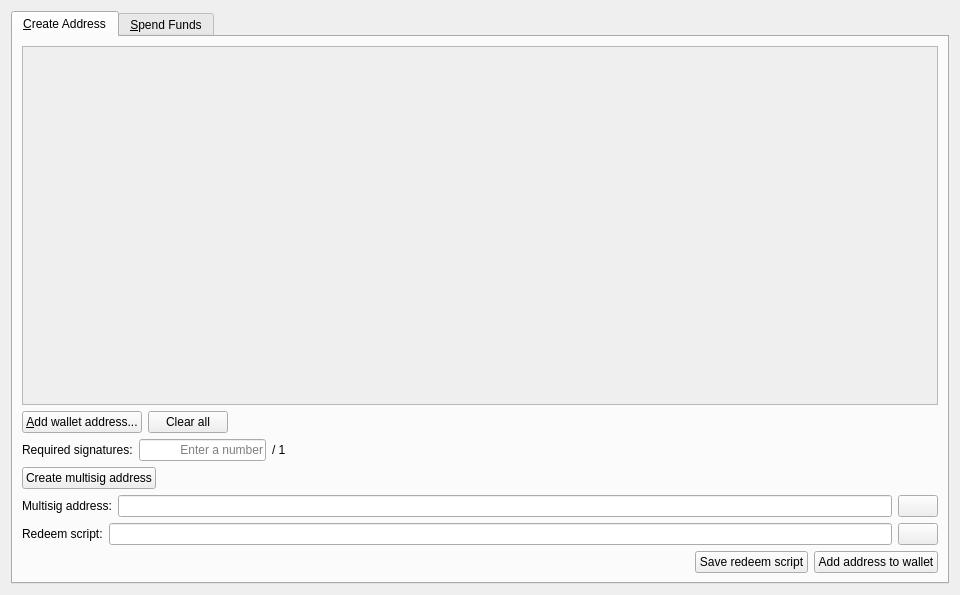
<?xml version="1.0" encoding="UTF-8"?>
<ui version="4.0">
 <class>MultisigDialog</class>
 <widget class="QWidget" name="MultisigDialog">
  <property name="geometry">
   <rect>
    <x>0</x>
    <y>0</y>
    <width>960</width>
    <height>595</height>
   </rect>
  </property>
  <property name="windowTitle">
   <string>Multisig</string>
  </property>
  <property name="layoutDirection">
   <enum>Qt::LeftToRight</enum>
  </property>
  <property name="styleSheet">
   <string notr="true">QTabWidget:tab-bar { alignment: left }
QTabBar { alignment: left; }</string>
  </property>
  <layout class="QVBoxLayout" name="verticalLayout_2">
   <item>
    <widget class="QTabWidget" name="tabWidget">
     <property name="tabShape">
      <enum>QTabWidget::Rounded</enum>
     </property>
     <property name="currentIndex">
      <number>0</number>
     </property>
     <property name="elideMode">
      <enum>Qt::ElideLeft</enum>
     </property>
     <property name="usesScrollButtons">
      <bool>false</bool>
     </property>
     <property name="documentMode">
      <bool>false</bool>
     </property>
     <property name="tabsClosable">
      <bool>false</bool>
     </property>
     <property name="movable">
      <bool>false</bool>
     </property>
     <widget class="QWidget" name="tabCreateAddress">
      <attribute name="title">
       <string>&amp;Create Address</string>
      </attribute>
      <layout class="QVBoxLayout" name="verticalLayout">
       <item>
        <widget class="QScrollArea" name="scrollArea">
         <property name="widgetResizable">
          <bool>true</bool>
         </property>
         <widget class="QWidget" name="scrollAreaWidgetContents">
          <property name="geometry">
           <rect>
            <x>0</x>
            <y>0</y>
            <width>1255</width>
            <height>269</height>
           </rect>
          </property>
          <layout class="QVBoxLayout" name="verticalLayout_3">
           <item>
            <layout class="QVBoxLayout" name="pubkeyEntries"/>
           </item>
           <item>
            <spacer name="verticalSpacer">
             <property name="orientation">
              <enum>Qt::Vertical</enum>
             </property>
             <property name="sizeHint" stdset="0">
              <size>
               <width>20</width>
               <height>40</height>
              </size>
             </property>
            </spacer>
           </item>
          </layout>
         </widget>
        </widget>
       </item>
       <item>
        <layout class="QHBoxLayout" name="horizontalLayout_14">
         <item>
          <widget class="QPushButton" name="addPubKeyButton">
           <property name="toolTip">
            <string>Add a member to the signing pool</string>
           </property>
           <property name="text">
            <string>&amp;Add wallet address...</string>
           </property>
           <property name="icon">
            <iconset>
             <normaloff>:/icons/add</normaloff>:/icons/add</iconset>
           </property>
          </widget>
         </item>
         <item>
          <widget class="QPushButton" name="clearButton">
           <property name="sizePolicy">
            <sizepolicy hsizetype="Minimum" vsizetype="Fixed">
             <horstretch>0</horstretch>
             <verstretch>0</verstretch>
            </sizepolicy>
           </property>
           <property name="toolTip">
            <string>Remove all public key fields</string>
           </property>
           <property name="text">
            <string>Clear all</string>
           </property>
           <property name="icon">
            <iconset>
             <normaloff>:/icons/remove</normaloff>:/icons/remove</iconset>
           </property>
           <property name="autoRepeatDelay">
            <number>300</number>
           </property>
          </widget>
         </item>
         <item>
          <spacer name="horizontalSpacer_8">
           <property name="orientation">
            <enum>Qt::Horizontal</enum>
           </property>
           <property name="sizeHint" stdset="0">
            <size>
             <width>40</width>
             <height>20</height>
            </size>
           </property>
          </spacer>
         </item>
        </layout>
       </item>
       <item>
        <layout class="QHBoxLayout" name="horizontalLayout_2">
         <item>
          <widget class="QLabel" name="requiredSignaturesLabel">
           <property name="text">
            <string>Required signatures:</string>
           </property>
          </widget>
         </item>
         <item>
          <widget class="QLineEdit" name="requiredSignatures">
           <property name="sizePolicy">
            <sizepolicy hsizetype="Minimum" vsizetype="Fixed">
             <horstretch>0</horstretch>
             <verstretch>0</verstretch>
            </sizepolicy>
           </property>
           <property name="minimumSize">
            <size>
             <width>127</width>
             <height>0</height>
            </size>
           </property>
           <property name="text">
            <string/>
           </property>
           <property name="maxLength">
            <number>2</number>
           </property>
           <property name="frame">
            <bool>true</bool>
           </property>
           <property name="alignment">
            <set>Qt::AlignRight|Qt::AlignTrailing|Qt::AlignVCenter</set>
           </property>
           <property name="placeholderText">
            <string>Enter a number</string>
           </property>
          </widget>
         </item>
         <item>
          <widget class="QLabel" name="maxSignaturesLabel">
           <property name="text">
            <string>/ 1</string>
           </property>
          </widget>
         </item>
         <item>
          <spacer name="horizontalSpacer_2">
           <property name="orientation">
            <enum>Qt::Horizontal</enum>
           </property>
           <property name="sizeHint" stdset="0">
            <size>
             <width>40</width>
             <height>20</height>
            </size>
           </property>
          </spacer>
         </item>
        </layout>
       </item>
       <item>
        <layout class="QHBoxLayout" name="horizontalLayout">
         <item>
          <widget class="QPushButton" name="createAddressButton">
           <property name="text">
            <string>Create multisig address</string>
           </property>
          </widget>
         </item>
         <item>
          <spacer name="horizontalSpacer">
           <property name="orientation">
            <enum>Qt::Horizontal</enum>
           </property>
           <property name="sizeHint" stdset="0">
            <size>
             <width>40</width>
             <height>20</height>
            </size>
           </property>
          </spacer>
         </item>
        </layout>
       </item>
       <item>
        <layout class="QHBoxLayout" name="horizontalLayoutMultisigAddress">
         <item>
          <widget class="QLabel" name="multisigAddressLabel">
           <property name="text">
            <string>Multisig address:</string>
           </property>
          </widget>
         </item>
         <item>
          <widget class="QLineEdit" name="multisigAddress">
           <property name="readOnly">
            <bool>true</bool>
           </property>
          </widget>
         </item>
         <item>
          <widget class="QPushButton" name="copyMultisigAddressButton">
           <property name="toolTip">
            <string>Copy the multisig address to the system clipboard</string>
           </property>
           <property name="text">
            <string/>
           </property>
           <property name="icon">
            <iconset>
             <normaloff>:/icons/editcopy</normaloff>:/icons/editcopy</iconset>
           </property>
           <property name="autoDefault">
            <bool>false</bool>
           </property>
          </widget>
         </item>
        </layout>
       </item>
       <item>
        <layout class="QHBoxLayout" name="horizontalLayout_3">
         <item>
          <widget class="QLabel" name="redeemScriptLabel">
           <property name="text">
            <string>Redeem script:</string>
           </property>
          </widget>
         </item>
         <item>
          <widget class="QLineEdit" name="redeemScript">
           <property name="readOnly">
            <bool>true</bool>
           </property>
          </widget>
         </item>
         <item>
          <widget class="QPushButton" name="copyRedeemScriptButton">
           <property name="toolTip">
            <string>Copy the redeem script to the system clipboard</string>
           </property>
           <property name="text">
            <string/>
           </property>
           <property name="icon">
            <iconset>
             <normaloff>:/icons/editcopy</normaloff>:/icons/editcopy</iconset>
           </property>
           <property name="autoDefault">
            <bool>false</bool>
           </property>
          </widget>
         </item>
        </layout>
       </item>
       <item>
        <layout class="QHBoxLayout" name="horizontalLayout_15">
         <item>
          <spacer name="horizontalSpacer_11">
           <property name="orientation">
            <enum>Qt::Horizontal</enum>
           </property>
           <property name="sizeHint" stdset="0">
            <size>
             <width>40</width>
             <height>20</height>
            </size>
           </property>
          </spacer>
         </item>
         <item>
          <widget class="QPushButton" name="saveRedeemScriptButton">
           <property name="toolTip">
            <string>The redeem script will be required to spend the funds sent to the multisig address</string>
           </property>
           <property name="text">
            <string>Save redeem script</string>
           </property>
          </widget>
         </item>
         <item>
          <widget class="QPushButton" name="saveMultisigAddressButton">
           <property name="toolTip">
            <string>Add the multisig address to your personal addresses</string>
           </property>
           <property name="text">
            <string>Add address to wallet</string>
           </property>
          </widget>
         </item>
        </layout>
       </item>
      </layout>
     </widget>
     <widget class="QWidget" name="tabSpendFunds">
      <attribute name="title">
       <string>&amp;Spend Funds</string>
      </attribute>
      <layout class="QVBoxLayout" name="verticalLayout_13">
       <item>
        <layout class="QVBoxLayout" name="verticalLayout_8">
         <item>
          <layout class="QHBoxLayout" name="horizontalLayout_4">
           <item>
            <widget class="QGroupBox" name="inputsBox">
             <property name="title">
              <string>Inputs</string>
             </property>
             <layout class="QVBoxLayout" name="verticalLayout_6">
              <item>
               <widget class="QScrollArea" name="scrollArea_2">
                <property name="minimumSize">
                 <size>
                  <width>0</width>
                  <height>0</height>
                 </size>
                </property>
                <property name="widgetResizable">
                 <bool>true</bool>
                </property>
                <widget class="QWidget" name="scrollAreaWidgetContents_2">
                 <property name="geometry">
                  <rect>
                   <x>0</x>
                   <y>0</y>
                   <width>587</width>
                   <height>173</height>
                  </rect>
                 </property>
                 <layout class="QVBoxLayout" name="verticalLayout_4">
                  <item>
                   <layout class="QVBoxLayout" name="inputs"/>
                  </item>
                  <item>
                   <spacer name="verticalSpacer_2">
                    <property name="orientation">
                     <enum>Qt::Vertical</enum>
                    </property>
                    <property name="sizeHint" stdset="0">
                     <size>
                      <width>20</width>
                      <height>42</height>
                     </size>
                    </property>
                   </spacer>
                  </item>
                 </layout>
                </widget>
               </widget>
              </item>
              <item>
               <layout class="QHBoxLayout" name="horizontalLayout_6">
                <item>
                 <spacer name="horizontalSpacer_9">
                  <property name="orientation">
                   <enum>Qt::Horizontal</enum>
                  </property>
                  <property name="sizeHint" stdset="0">
                   <size>
                    <width>40</width>
                    <height>20</height>
                   </size>
                  </property>
                 </spacer>
                </item>
                <item>
                 <widget class="QLabel" name="inputsAmountLabel">
                  <property name="text">
                   <string>Inputs amount:</string>
                  </property>
                 </widget>
                </item>
                <item>
                 <widget class="QLabel" name="inputsAmount">
                  <property name="text">
                   <string>123.456</string>
                  </property>
                  <property name="textInteractionFlags">
                   <set>Qt::LinksAccessibleByMouse|Qt::TextSelectableByKeyboard|Qt::TextSelectableByMouse</set>
                  </property>
                 </widget>
                </item>
                <item>
                 <widget class="QLabel" name="label">
                  <property name="text">
                   <string>ETG</string>
                  </property>
                 </widget>
                </item>
               </layout>
              </item>
              <item>
               <layout class="QHBoxLayout" name="horizontalLayout_5">
                <item>
                 <widget class="QPushButton" name="addInputButton">
                  <property name="text">
                   <string>Add input...</string>
                  </property>
                  <property name="icon">
                   <iconset>
                    <normaloff>:/icons/add</normaloff>:/icons/add</iconset>
                  </property>
                 </widget>
                </item>
                <item>
                 <spacer name="horizontalSpacer_3">
                  <property name="orientation">
                   <enum>Qt::Horizontal</enum>
                  </property>
                  <property name="sizeHint" stdset="0">
                   <size>
                    <width>40</width>
                    <height>20</height>
                   </size>
                  </property>
                 </spacer>
                </item>
               </layout>
              </item>
             </layout>
            </widget>
           </item>
           <item>
            <widget class="QGroupBox" name="outputsBox">
             <property name="title">
              <string>Outputs</string>
             </property>
             <layout class="QVBoxLayout" name="verticalLayout_7">
              <item>
               <widget class="QScrollArea" name="scrollArea_3">
                <property name="minimumSize">
                 <size>
                  <width>0</width>
                  <height>0</height>
                 </size>
                </property>
                <property name="widgetResizable">
                 <bool>true</bool>
                </property>
                <widget class="QWidget" name="scrollAreaWidgetContents_3">
                 <property name="geometry">
                  <rect>
                   <x>0</x>
                   <y>0</y>
                   <width>586</width>
                   <height>141</height>
                  </rect>
                 </property>
                 <layout class="QVBoxLayout" name="verticalLayout_5">
                  <item>
                   <layout class="QVBoxLayout" name="outputs"/>
                  </item>
                  <item>
                   <spacer name="verticalSpacer_3">
                    <property name="orientation">
                     <enum>Qt::Vertical</enum>
                    </property>
                    <property name="sizeHint" stdset="0">
                     <size>
                      <width>20</width>
                      <height>42</height>
                     </size>
                    </property>
                   </spacer>
                  </item>
                 </layout>
                </widget>
               </widget>
              </item>
              <item>
               <layout class="QHBoxLayout" name="horizontalLayout_7">
                <item>
                 <spacer name="horizontalSpacer_10">
                  <property name="orientation">
                   <enum>Qt::Horizontal</enum>
                  </property>
                  <property name="sizeHint" stdset="0">
                   <size>
                    <width>40</width>
                    <height>20</height>
                   </size>
                  </property>
                 </spacer>
                </item>
                <item>
                 <widget class="QLabel" name="outputsAmountLabel">
                  <property name="text">
                   <string>Outputs amount:</string>
                  </property>
                 </widget>
                </item>
                <item>
                 <widget class="QLabel" name="outputsAmount">
                  <property name="text">
                   <string>123.456</string>
                  </property>
                  <property name="textInteractionFlags">
                   <set>Qt::LinksAccessibleByMouse|Qt::TextSelectableByKeyboard|Qt::TextSelectableByMouse</set>
                  </property>
                 </widget>
                </item>
                <item>
                 <widget class="QLabel" name="label_2">
                  <property name="text">
                   <string>ETG</string>
                  </property>
                 </widget>
                </item>
               </layout>
              </item>
              <item>
               <layout class="QHBoxLayout" name="horizontalLayout_16">
                <item>
                 <spacer name="horizontalSpacer_12">
                  <property name="orientation">
                   <enum>Qt::Horizontal</enum>
                  </property>
                  <property name="sizeHint" stdset="0">
                   <size>
                    <width>40</width>
                    <height>20</height>
                   </size>
                  </property>
                 </spacer>
                </item>
                <item>
                 <widget class="QLabel" name="feeLabel">
                  <property name="text">
                   <string>Fee:</string>
                  </property>
                 </widget>
                </item>
                <item>
                 <widget class="QLabel" name="fee">
                  <property name="text">
                   <string>123.456</string>
                  </property>
                 </widget>
                </item>
                <item>
                 <widget class="QLabel" name="label_3">
                  <property name="text">
                   <string>ETG</string>
                  </property>
                 </widget>
                </item>
               </layout>
              </item>
              <item>
               <layout class="QHBoxLayout" name="horizontalLayout_8">
                <item>
                 <widget class="QPushButton" name="addOutputButton">
                  <property name="text">
                   <string>Add output...</string>
                  </property>
                  <property name="icon">
                   <iconset>
                    <normaloff>:/icons/add</normaloff>:/icons/add</iconset>
                  </property>
                 </widget>
                </item>
                <item>
                 <spacer name="horizontalSpacer_4">
                  <property name="orientation">
                   <enum>Qt::Horizontal</enum>
                  </property>
                  <property name="sizeHint" stdset="0">
                   <size>
                    <width>40</width>
                    <height>20</height>
                   </size>
                  </property>
                 </spacer>
                </item>
               </layout>
              </item>
             </layout>
            </widget>
           </item>
          </layout>
         </item>
         <item>
          <layout class="QHBoxLayout" name="horizontalLayout_9">
           <item>
            <widget class="QPushButton" name="createTransactionButton">
             <property name="text">
              <string>Create transaction</string>
             </property>
            </widget>
           </item>
           <item>
            <spacer name="horizontalSpacer_5">
             <property name="orientation">
              <enum>Qt::Horizontal</enum>
             </property>
             <property name="sizeHint" stdset="0">
              <size>
               <width>40</width>
               <height>20</height>
              </size>
             </property>
            </spacer>
           </item>
          </layout>
         </item>
        </layout>
       </item>
       <item>
        <layout class="QVBoxLayout" name="verticalLayout_10">
         <item>
          <layout class="QHBoxLayout" name="horizontalLayout_10">
           <item>
            <widget class="QLineEdit" name="transaction">
             <property name="sizePolicy">
              <sizepolicy hsizetype="Expanding" vsizetype="Fixed">
               <horstretch>0</horstretch>
               <verstretch>0</verstretch>
              </sizepolicy>
             </property>
             <property name="placeholderText">
              <string>Enter a raw transaction or create a new one</string>
             </property>
            </widget>
           </item>
           <item>
            <widget class="QPushButton" name="copyTransactionButton">
             <property name="toolTip">
              <string/>
             </property>
             <property name="text">
              <string/>
             </property>
             <property name="icon">
              <iconset>
               <normaloff>:/icons/editcopy</normaloff>:/icons/editcopy</iconset>
             </property>
             <property name="autoDefault">
              <bool>false</bool>
             </property>
            </widget>
           </item>
           <item>
            <widget class="QPushButton" name="pasteTransactionButton">
             <property name="toolTip">
              <string>Paste address from clipboard</string>
             </property>
             <property name="text">
              <string/>
             </property>
             <property name="icon">
              <iconset>
               <normaloff>:/icons/editpaste</normaloff>:/icons/editpaste</iconset>
             </property>
             <property name="shortcut">
              <string>Alt+P</string>
             </property>
             <property name="autoDefault">
              <bool>false</bool>
             </property>
            </widget>
           </item>
          </layout>
         </item>
         <item>
          <layout class="QHBoxLayout" name="horizontalLayout_11">
           <item>
            <widget class="QPushButton" name="signTransactionButton">
             <property name="text">
              <string>Sign transaction</string>
             </property>
             <property name="icon">
              <iconset>
               <normaloff>:/icons/edit</normaloff>:/icons/edit</iconset>
             </property>
            </widget>
           </item>
           <item>
            <spacer name="horizontalSpacer_6">
             <property name="orientation">
              <enum>Qt::Horizontal</enum>
             </property>
             <property name="sizeHint" stdset="0">
              <size>
               <width>40</width>
               <height>20</height>
              </size>
             </property>
            </spacer>
           </item>
          </layout>
         </item>
        </layout>
       </item>
       <item>
        <layout class="QVBoxLayout" name="verticalLayout_12">
         <item>
          <layout class="QHBoxLayout" name="horizontalLayout_13">
           <item>
            <widget class="QLineEdit" name="signedTransaction">
             <property name="sizePolicy">
              <sizepolicy hsizetype="Expanding" vsizetype="Fixed">
               <horstretch>0</horstretch>
               <verstretch>0</verstretch>
              </sizepolicy>
             </property>
             <property name="readOnly">
              <bool>true</bool>
             </property>
            </widget>
           </item>
           <item>
            <widget class="QPushButton" name="copySignedTransactionButton">
             <property name="toolTip">
              <string/>
             </property>
             <property name="text">
              <string/>
             </property>
             <property name="icon">
              <iconset>
               <normaloff>:/icons/editcopy</normaloff>:/icons/editcopy</iconset>
             </property>
             <property name="autoDefault">
              <bool>false</bool>
             </property>
            </widget>
           </item>
          </layout>
         </item>
         <item>
          <layout class="QHBoxLayout" name="horizontalLayout_12">
           <item>
            <widget class="QLabel" name="statusLabel">
             <property name="text">
              <string/>
             </property>
            </widget>
           </item>
           <item>
            <spacer name="horizontalSpacer_7">
             <property name="orientation">
              <enum>Qt::Horizontal</enum>
             </property>
             <property name="sizeHint" stdset="0">
              <size>
               <width>40</width>
               <height>20</height>
              </size>
             </property>
            </spacer>
           </item>
           <item>
            <widget class="QPushButton" name="sendTransactionButton">
             <property name="text">
              <string>Send transaction</string>
             </property>
             <property name="icon">
              <iconset>
               <normaloff>:/icons/send</normaloff>:/icons/send</iconset>
             </property>
            </widget>
           </item>
          </layout>
         </item>
        </layout>
       </item>
      </layout>
     </widget>
    </widget>
   </item>
  </layout>
 </widget>
 <resources>
  <include location="../entanglement.qrc"/>
 </resources>
 <connections/>
</ui>
